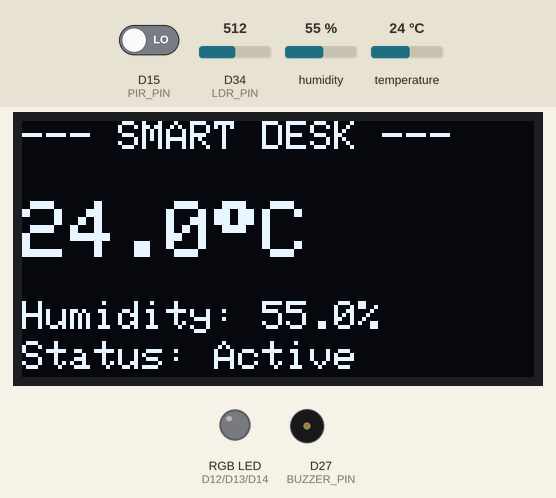
A sketch run on a simulated Arduino Due. Shown: 128×64 one-colour display, an RGB LED mixed from three pins (HIGH = lit), buzzer (waves = sounding). Dashed ring = blinking. The inputs (shaded band) are chosen by the test bench; at power-on: D15 (PIR_PIN) LOW, D34 (LDR_PIN) = 512, humidity 55 %, temperature 24 °C (analog values on the 0–1023 scale).

Above: at 1.4 s.
1.5 s: D15 (PIR_PIN) driven HIGH
At 2.5 s:
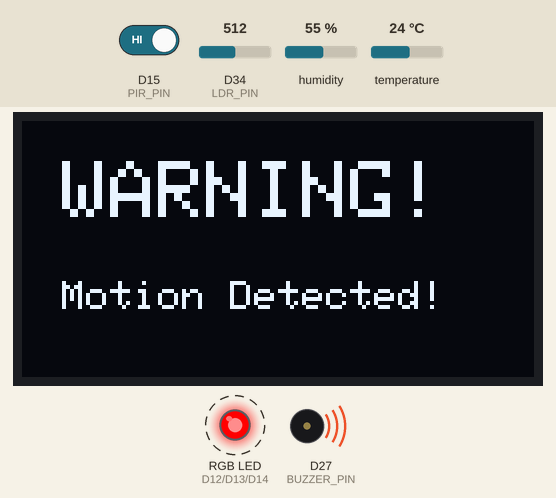
4.4 s: D15 (PIR_PIN) driven LOW
At 5.5 s:
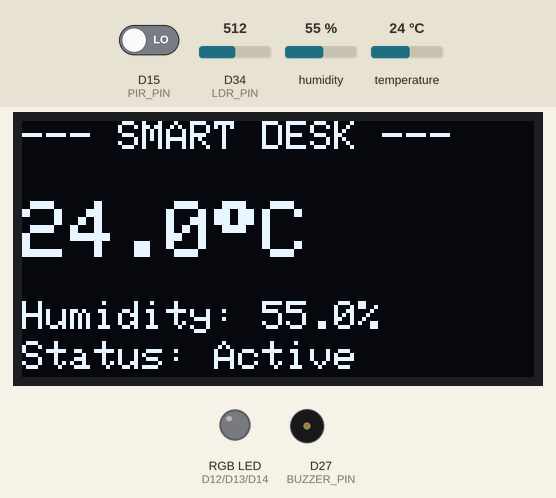
6.6 s: D34 (LDR_PIN) set to 307
8.4 s: D34 (LDR_PIN) set to 287
At 10.5 s:
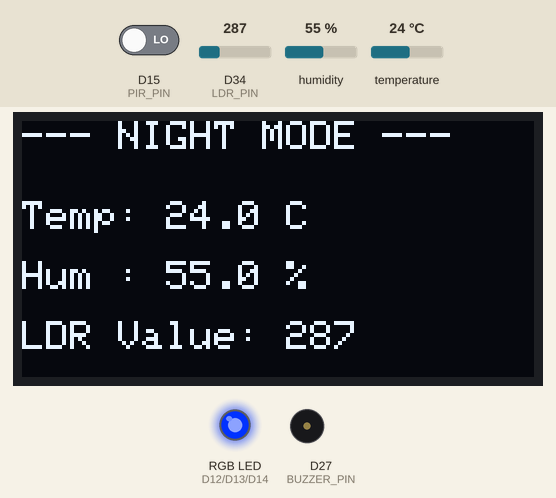
10.8 s: D15 (PIR_PIN) driven HIGH
At 11.45 s:
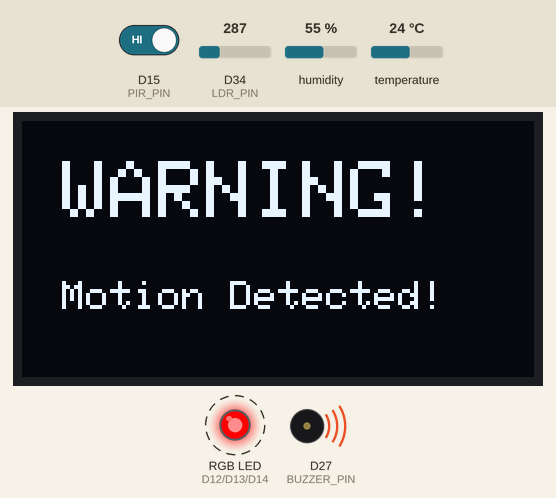
Timing chart, 0 to 14.3 s (numbered marks = the images above; inputs shaded):
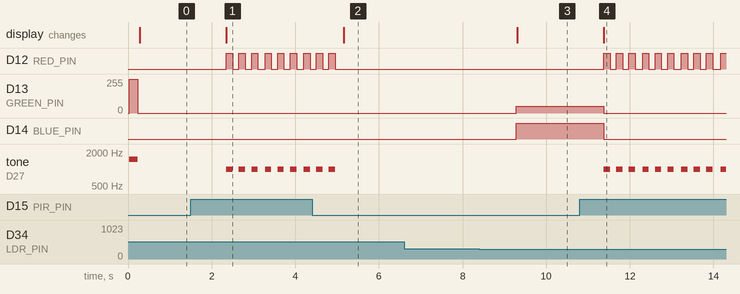

The sketch:

sketch.ino
```cpp
#include <SPI.h>
#include <Wire.h>
#include <Adafruit_GFX.h>
#include <Adafruit_SSD1306.h>
#include <DHT.h>

#define SCREEN_WIDTH 128
#define SCREEN_HEIGHT 64
#define OLED_RESET    -1
Adafruit_SSD1306 display(SCREEN_WIDTH, SCREEN_HEIGHT, &Wire, OLED_RESET);

#define DHTPIN 4
#define DHTTYPE DHT11
DHT dht(DHTPIN, DHTTYPE);

#define PIR_PIN 15
#define LDR_PIN 34
#define BUZZER_PIN 27

#define RED_PIN 12
#define GREEN_PIN 13
#define BLUE_PIN 14


void setColor(int red, int green, int blue);

void setup() {
  Serial.begin(115200);


  analogReadResolution(10);


  if(!display.begin(SSD1306_SWITCHCAPVCC, 0x3C)) {
    Serial.println(F("SSD1306 OLED initialization failed!"));
    for(;;);
  }
  display.clearDisplay();
  display.setTextColor(SSD1306_WHITE);


  dht.begin();


  pinMode(PIR_PIN, INPUT);
  pinMode(LDR_PIN, INPUT);
  pinMode(BUZZER_PIN, OUTPUT);
  pinMode(RED_PIN, OUTPUT);
  pinMode(GREEN_PIN, OUTPUT);
  pinMode(BLUE_PIN, OUTPUT);


  setColor(0, 255, 0);
  tone(BUZZER_PIN, 1500, 200);
  delay(200);
  setColor(0, 0, 0);
}

void loop() {
  float temp = dht.readTemperature();
  float hum = dht.readHumidity();
  int pirState = digitalRead(PIR_PIN);
  int ldrVal = analogRead(LDR_PIN);

  if (isnan(temp) || isnan(hum)) {
    temp = 0.0;
    hum = 0.0;
  }


  if (pirState == HIGH) {
    display.clearDisplay();
    display.setTextSize(2);
    display.setCursor(10, 10);
    display.print("WARNING!");
    display.setTextSize(1);
    display.setCursor(10, 40);
    display.print("Motion Detected!");
    display.display();

    for (int i = 0; i < 3; i++) {
      setColor(255, 0, 0);
      tone(BUZZER_PIN, 1000);
      delay(150);
      setColor(0, 0, 0);
      noTone(BUZZER_PIN);
      delay(150);
    }
  }


  else if (ldrVal < 300) {
    setColor(0, 50, 150);

    display.clearDisplay();
    display.setTextSize(1);
    display.setCursor(0, 0);
    display.print("--- NIGHT MODE ---");
    display.setCursor(0, 20);
    display.print("Temp: "); display.print(temp, 1); display.print(" C");
    display.setCursor(0, 35);
    display.print("Hum : "); display.print(hum, 1); display.print(" %");
    display.setCursor(0, 50);
    display.print("LDR Value: "); display.print(ldrVal);
    display.display();

    noTone(BUZZER_PIN);
    delay(1000);
  }


  else {
    setColor(0, 0, 0);
    noTone(BUZZER_PIN);

    display.clearDisplay();
    display.setTextSize(1);
    display.setCursor(0, 0);
    display.print("--- SMART DESK ---");

    display.setTextSize(2);
    display.setCursor(0, 20);
    display.print(temp, 1); display.write(247); display.print("C");

    display.setTextSize(1);
    display.setCursor(0, 45);
    display.print("Humidity: "); display.print(hum, 1); display.print("%");
    display.setCursor(0, 55);
    display.print("Status: Active");
    display.display();

    delay(1000);
  }
}


void setColor(int red, int green, int blue) {
  analogWrite(RED_PIN, red);
  analogWrite(GREEN_PIN, green);
  analogWrite(BLUE_PIN, blue);
}
```

Measured:
- the behaviour switches between 300 and 299 on D34 (LDR_PIN) (found by bisection; images 2 and 3)
- after the input at 1.5 s, D12 (RED_PIN): alternates HIGH for 0.15 s and LOW for 0.15 s, starting after 0.85 s; tone on D27 (BUZZER_PIN): alternates 1000 Hz for 0.15 s and silent for 0.15 s, starting after 0.85 s; the display: changes after 0.85 s (image 1)
- after the input at 4.4 s, D12 (RED_PIN): goes on until 5.0 s, then stays LOW; tone on D27 (BUZZER_PIN): goes on until 5.0 s, then stays silent; the display: changes after 0.75 s (image 2)
- after the input at 6.6 s, every drawn part: stays the same
- after the input at 8.4 s, D13 (GREEN_PIN): 0/255 → 50/255 after 0.88 s; D14 (BLUE_PIN): LOW → HIGH after 0.88 s; the display: changes after 0.90 s (image 3)
- after the input at 10.8 s, D12 (RED_PIN): alternates HIGH for 0.15 s and LOW for 0.15 s, starting after 0.58 s; D13 (GREEN_PIN): 50/255 → 0/255 after 0.58 s; D14 (BLUE_PIN): HIGH → LOW after 0.58 s; tone on D27 (BUZZER_PIN): alternates 1000 Hz for 0.15 s and silent for 0.15 s, starting after 0.58 s; the display: changes after 0.58 s (image 4)
